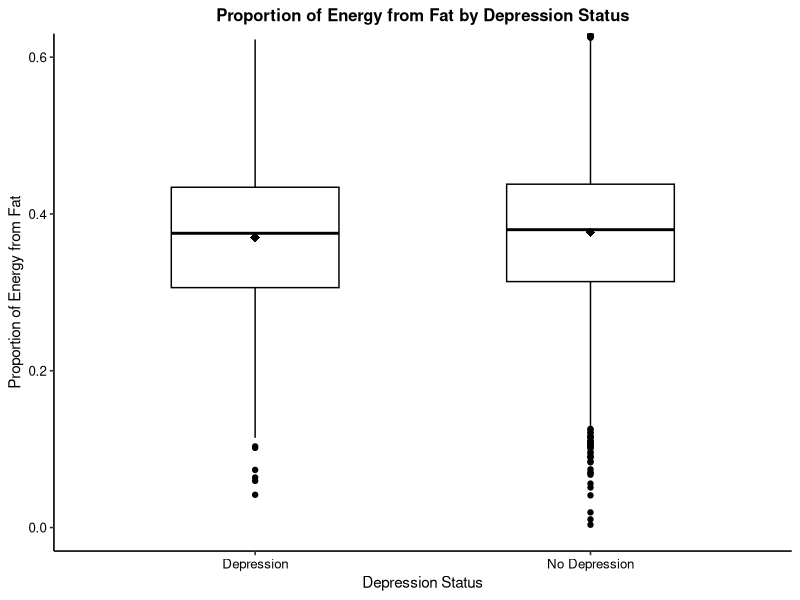
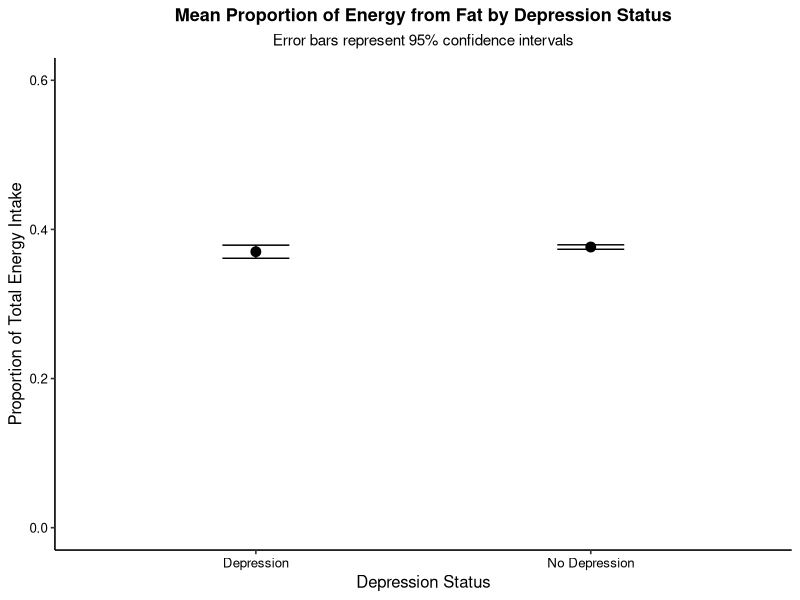
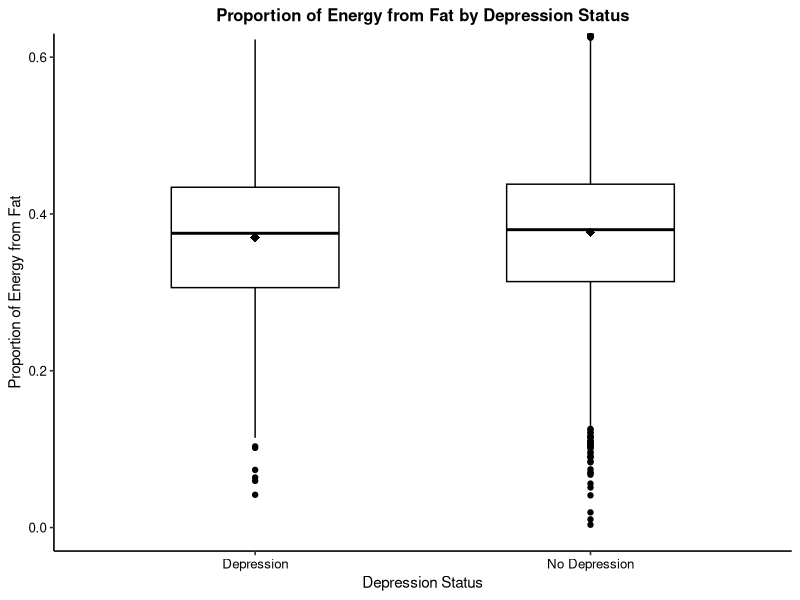

Generate these figures, in order, with R:
## ---- chunk 1

knitr::opts_chunk$set(echo = TRUE, warning = FALSE, message = FALSE)

## ---- chunk 2

library(tidyverse)

# Load data
setwd("/Users/shiyi11/Desktop/R/6270/6270 Check Point 03")
nhdf = read.csv("nhanes_L_diet_depression.csv")

# Create depression category (PHQ9 >=10 standard cutoff)
nhdf$Depression_Status = factor(
  ifelse(nhdf$Depression_Score >= 10, "Depressed", "Not_Depressed")
)

nhdf$Depression_Status = as.factor(nhdf$Depression_Status)

# Remove the possible missing fat intake
nhdf_clean = nhdf %>%
  filter(!is.na(DR1TTFAT))

# Calculate the fat energy proportion
nhdf_clean = nhdf_clean %>%
  mutate(
    Fat_Kcal = DR1TTFAT * 9,
    Fat_Proportion = Fat_Kcal / DR1TKCAL
  )

# Clean the inappropriate proportion number
nhdf_clean = nhdf_clean %>%
  filter(Fat_Proportion >= 0, Fat_Proportion <= 1)

## ---- chunk 3

# Create a table to summarize the main descriptive statistics 
summary_table = nhdf_clean %>%
   group_by(Depression_Status) %>%
  summarise(
    N = n(),
    Mean_FatProp = mean(Fat_Proportion, na.rm = TRUE),
    SD_FatProp = sd(Fat_Proportion, na.rm = TRUE),
    Median_FatProp = median(Fat_Proportion, na.rm = TRUE),
    IQR_FatProp = IQR(Fat_Proportion, na.rm = TRUE)
  )

summary_table

## ---- chunk 4

knitr::kable(summary_table,
             caption = "Summary statistics of fat energy proportion by depression status")

## ---- chunk 5

# Draw boxplot to display median, IQR, and overall spread
ggplot(nhdf_clean, aes(x = Depression_Status, y = Fat_Proportion)) +
  geom_boxplot(
    width = 0.5,
    fill = "white",
    color = "black",
    outlier.size = 1.5
  ) +
# Add mean values to highlight group central tendency
  stat_summary(
    fun = mean,
    geom = "point",
    shape = 18,
    size = 3,
    color = "black"
  ) +
  # Limit the visible y-axis range without removing data
  coord_cartesian(ylim = c(0, 0.6)) +
  labs(
    title = "Proportion of Energy from Fat by Depression Status",
    x = "Depression Status",
    y = "Proportion of Energy from Fat"
  ) +
  theme_classic(base_size = 12) +
  theme(
    plot.title = element_text(size = 12, face = "bold", hjust = 0.5),
    axis.title = element_text(size = 11),
    axis.text = element_text(color = "black")
    ) +
  # Explicitly label depression groups based on PHQ-9 cutoff
      scale_x_discrete(labels = c(
  "Depression",
  "No Depression"))

# Save the visual as a PDF
ggsave("Figure1_FatProportion_Depression.pdf",
       width = 7,
       height = 5,
       device = "pdf")

## ---- chunk 6

ggplot(nhdf_clean, aes(x = Depression_Status, y = Fat_Proportion)) +
  
  # Plot group means
  stat_summary(
    fun = mean,
    geom = "point",
    size = 3,
    color = "black"
  ) +
  
  # Add 95% confidence intervals around the mean
  stat_summary(
    fun.data = mean_cl_normal,
    geom = "errorbar",
    width = 0.2,
    color = "black"
  ) +
  coord_cartesian(ylim = c(0, 0.6)) +
  labs(
    title = "Mean Proportion of Energy from Fat by Depression Status",
    subtitle = "Error bars represent 95% confidence intervals",
    x = "Depression Status",
    y = "Proportion of Total Energy Intake"
  ) +
  theme_classic(base_size = 12) +
  theme(
    plot.title = element_text(size = 13, face = "bold", hjust = 0.5),
    plot.subtitle = element_text(size = 11, hjust = 0.5),
    axis.title = element_text(size = 12),
    axis.text = element_text(color = "black")
  ) +
  # Explicit group labels
  scale_x_discrete(labels = c(
    "Depression",
    "No Depression"
  ))
